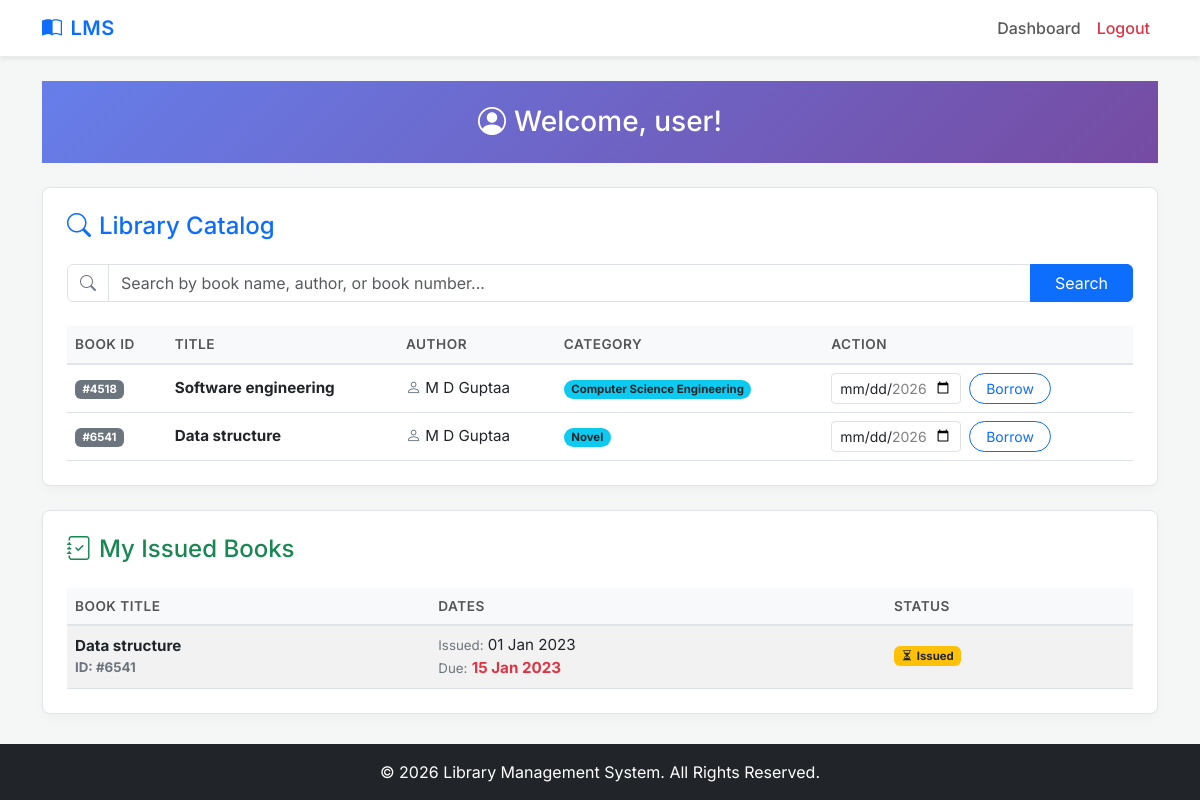
The page /user_dashboard.php (signed in) on the database its author committed.
### tables this page shows
CREATE TABLE `books` (
  `book_id` int(11) NOT NULL AUTO_INCREMENT,
  `book_name` varchar(250) NOT NULL,
  `author_id` int(11) NOT NULL,
  `cat_id` int(11) NOT NULL,
  `book_no` int(11) NOT NULL,
  `book_price` int(11) NOT NULL,
  `copies` int(11) NOT NULL DEFAULT 1,
  PRIMARY KEY (`book_id`),
  UNIQUE KEY `uq_book_no` (`book_no`),
  CONSTRAINT `fk_books_author` FOREIGN KEY (`author_id`) REFERENCES `authors` (`author_id`) ON DELETE RESTRICT,
  CONSTRAINT `fk_books_category` FOREIGN KEY (`cat_id`) REFERENCES `category` (`cat_id`) ON DELETE RESTRICT
);

CREATE TABLE `authors` (
  `author_id` int(11) NOT NULL AUTO_INCREMENT,
  `author_name` varchar(250) NOT NULL,
  PRIMARY KEY (`author_id`)
);

CREATE TABLE `category` (
  `cat_id` int(11) NOT NULL AUTO_INCREMENT,
  `cat_name` varchar(100) NOT NULL,
  PRIMARY KEY (`cat_id`)
);

CREATE TABLE `issued_books` (
  `s_no` int(11) NOT NULL AUTO_INCREMENT,
  `book_no` int(11) NOT NULL,
  `book_name` varchar(200) NOT NULL,
  `book_author` varchar(200) NOT NULL,
  `member_id` int(11) NOT NULL,
  `status` int(11) NOT NULL,
  `issue_date` timestamp NOT NULL DEFAULT CURRENT_TIMESTAMP,
  `expected_return_date` date DEFAULT NULL,
  `fine_amount` int(11) NOT NULL DEFAULT 0,
  `fine_status` varchar(20) NOT NULL DEFAULT 'Settled',
  PRIMARY KEY (`s_no`),
  CONSTRAINT `fk_issued_book_no` FOREIGN KEY (`book_no`) REFERENCES `books` (`book_no`) ON DELETE CASCADE,
  CONSTRAINT `fk_issued_member` FOREIGN KEY (`member_id`) REFERENCES `users` (`member_id`) ON DELETE CASCADE
);

### classes/Book.php (called while the page is built, shortened)
<?php
require_once 'database.php';
class Book {
    private $conn;
    private $table_books = "books";
    private $table_authors = "authors";
    private $table_category = "category";
    public function __construct() {
        $db = new Database();
        $this->conn = $db->connect();
    }
    public function getAllBooks() {
        $sql = "SELECT b.book_id, b.book_name, b.book_no, b.book_price, b.copies, a.author_name, c.cat_name
                FROM " . $this->table_books . " b
                LEFT JOIN " . $this->table_authors . " a ON b.author_id = a.author_id
                LEFT JOIN " . $this->table_category . " c ON b.cat_id = c.cat_id";
        $result = $this->conn->query($sql);
        return $result;
    }
}
?>

### classes/database.php (called while the page is built, shortened)
<?php
class Database
{
    private $host;
    private $user;
    private $pass;
    private $dbname;
    public function __construct()
    {
        $this->host = "localhost";
        $this->user = "root";
        $this->pass = "";
        $this->dbname = "library_db";
    }
    public function connect()
    {
        $this->conn = new mysqli($this->host, $this->user, $this->pass, $this->dbname);
        return $this->conn;
    }
}

### classes/Issue.php (called while the page is built, shortened)
<?php
require_once 'Database.php';
class Issue {
    private $conn;
    private $table_name = "issued_books";
    public function __construct() {
        $db = new Database();
        $this->conn = $db->connect();
    }
    public function getIssuedBooksByUser($member_id) {
        $sql = "SELECT * FROM " . $this->table_name . " WHERE member_id = ?";
        $stmt = $this->conn->prepare($sql);
        $stmt->bind_param("i", $member_id);
        $stmt->execute();
        return $stmt->get_result();
    }
}
?>

### user_dashboard.php (the view, shortened to what this page needs)
<?php
require_once 'includes/header.php';
require_once 'classes/Book.php';
require_once 'classes/Issue.php';
$book = new Book();
$issue = new Issue();
$search_query = isset($_GET['search']) ? $_GET['search'] : '';
if ($search_query !== '') {
    $allBooks = $book->searchBook($search_query);
} else {
    $allBooks = $book->getAllBooks();
}
$issuedBooks = $issue->getIssuedBooksByUser($_SESSION['user_id']);
$issued_arr = [];
if($issuedBooks && $issuedBooks->num_rows > 0) {
    while($r = $issuedBooks->fetch_assoc()){
        $issued_arr[] = $r;
    }
}
?>
<div class="row mb-4">
    <div class="col-md-12">
        <div class="glass-card bg-primary text-white text-center py-4" style="background: linear-gradient(135deg, #667eea 0%, #764ba2 100%);">
            <h3 class="mb-0"><i class="bi bi-person-circle me-2"></i>Welcome, <?php echo $_SESSION['user_name']; ?>!</h3>
        </div>
    </div>
</div>
<div class="row">
    <div class="col-12 mb-4">
        <div class="card-clean h-100">
            <h4 class="mb-4 text-primary"><i class="bi bi-search me-2"></i>Library Catalog</h4>
            <form method="GET" class="mb-4">
                <div class="input-group">
                    <span class="input-group-text bg-white"><i class="bi bi-search text-muted"></i></span>
                    <input type="text" name="search" class="form-control" placeholder="Search by book name, author, or book number..." value="<?php echo htmlspecialchars($search_query); ?>">
                    <button type="submit" class="btn btn-primary px-4">Search</button>
                </div>
            </form>
            <div class="table-responsive" style="max-height: 400px; overflow-y: auto;">
                <table class="table table-hover align-middle" id="booksTable">
                    <thead class="table-light sticky-top">
                        <tr>
                            <th scope="col">Book ID</th>
                            <th scope="col">Title</th>
                            <th scope="col">Author</th>
                            <th scope="col">Category</th>
                            <th scope="col">Action</th>
                        </tr>
                    </thead>
                    <tbody>
                        <?php while($row = $allBooks->fetch_assoc()): ?>
                        <tr>
                            <td><span class="badge bg-secondary">#<?php echo $row['book_no']; ?></span></td>
                            <td class="fw-bold"><?php echo $row['book_name']; ?></td>
                            <td><i class="bi bi-person text-muted me-1"></i><?php echo $row['author_name']; ?></td>
                            <td><span class="badge rounded-pill bg-info text-dark"><?php echo $row['cat_name']; ?></span></td>
                            <td>
                                <form method="POST" style="margin: 0;" class="d-flex align-items-center gap-2">
                                    <input type="date" name="return_date" class="form-control form-control-sm" required style="width: 130px;" min="<?php echo date('Y-m-d'); ?>" max="<?php echo date('Y-m-d', strtotime('+1 month')); ?>">
                                    <button type="submit" class="btn btn-sm btn-outline-primary rounded-pill px-3">Borrow</button>
                                </form>
                            </td>
                        </tr>
                        <?php endwhile; ?>
                    </tbody>
                </table>
            </div>
        </div>
    </div>
    <div class="col-12 mb-4">
        <div class="card-clean">
            <h4 class="mb-4 text-success"><i class="bi bi-journal-check me-2"></i>My Issued Books</h4>
            <div class="table-responsive" style="max-height: 400px; overflow-y: auto;">
                <table class="table table-striped align-middle">
                    <thead class="table-light sticky-top">
                        <tr>
                            <th>Book Title</th>
                            <th>Dates</th>
                            <th>Status</th>
                        </tr>
                    </thead>
                    <tbody>
                        <?php if(count($issued_arr) > 0): ?>
                            <?php foreach($issued_arr as $row): ?>
                            <tr>
                                <td class="fw-bold">
                                    <?php echo $row['book_name']; ?>
                                    <div class="small text-muted">ID: #<?php echo $row['book_no']; ?></div>
                                </td>
                                <td>
                                    <div><small class="text-muted">Issued:</small> <?php echo date('d M Y', strtotime($row['issue_date'])); ?></div>
                                    <div><small class="text-muted">Due:</small> <strong class="text-danger"><?php echo date('d M Y', strtotime($row['expected_return_date'])); ?></strong></div>
                                </td>
                                <td>
                                    <?php if($row['status'] == 1): ?>
                                        <span class="badge bg-warning text-dark mb-1 d-inline-block"><i class="bi bi-hourglass-split me-1"></i>Issued</span>
                                    <?php endif; ?>
                                </td>
                            </tr>
                            <?php endforeach; ?>
                        <?php endif; ?>
                    </tbody>
                </table>
            </div>
        </div>
    </div>
</div>
<?php require_once 'includes/footer.php'; ?>

### css/style.css (style rules this page uses)
body { font-family: 'Inter', sans-serif; background-color: #f4f7f6; color: #333; display: flex; flex-direction: column; min-height: 100vh; }
.card-clean { background: #ffffff; border-radius: 8px; border: 1px solid #e1e4e8; box-shadow: 0 4px 12px rgba(0, 0, 0, 0.03); padding: 1.5rem; transition: box-shadow 0.2s ease; }
.table { margin-bottom: 0; }
.table th { font-weight: 600; text-transform: uppercase; font-size: 0.85rem; letter-spacing: 0.5px; color: #555; border-bottom: 2px solid #e1e4e8; }
.table td { vertical-align: middle; font-size: 0.95rem; }
.text-muted { color: #6c757d !important; }

### rows shown on the page
books: book_no "4518", book_name "Software engineering", author.author_name "M D Guptaa", cat.cat_name "Computer Science Engineering"
books: book_no "6541", book_name "Data structure", author.author_name "M D Guptaa", cat.cat_name "Novel"
issued_books: book_name "Data structure", book_no "6541", issue_date "01 Jan 2023", expected_return_date "15 Jan 2023", status 1 (drawn)

### other values the page prints
$_SESSION['user_name'] "user"
